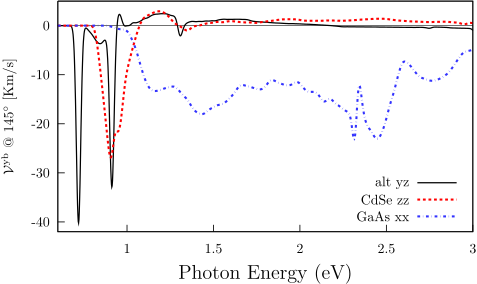

Reproduce this figure in gnuplot.
set terminal mp color dashed latex 11

set colors classic

set xlabel '{\Large Photon Energy (eV)}'
set zeroaxis lw 1.5
set ytics nomirror
set xtics nomirror

set ytics 10

set xrange [0.6:3.0]

pf=29.98       # prefactor
sl=299792.458  # speed of light [Km/s]
f=pf*sl


################################################################################


set key bottom right
set yrange [-42:5]
set ylabel '$\mathcal{V}^{\mathrm{yb}}$ @ 145$^{\circ}$ [Km/s]'
set output "alt-vab-comp.mp"
p   '../alt-res-0-4-2001pts/v.sm_0.03_yz_14452_65-spin_scissor_0_Nc_32_ang_145'         u 1:($2*f)  w l lw 1.5 dt 1 t 'alt yz'  ,\
    '../../cdse/cdse-res-0-4-2001pts/v.sm_0.03_zz_3234_15-spin_scissor_0_Nc_16_ang_00'  u 1:($2*f)  w l lw 2.5 dt 2 t 'CdSe zz' ,\
    '../../gaas/gaas-res-0-4-2001pts/v.sm_0.03_xx_5216_15-spin_scissor_0_Nc_24_ang_00'  u 1:($2*f)  w l lw 2.5 dt 3 t 'GaAs xx' 
